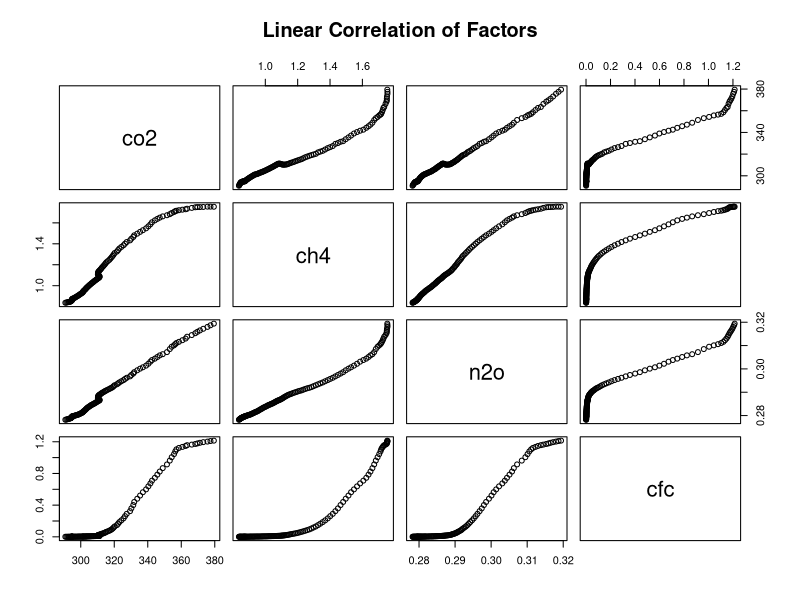
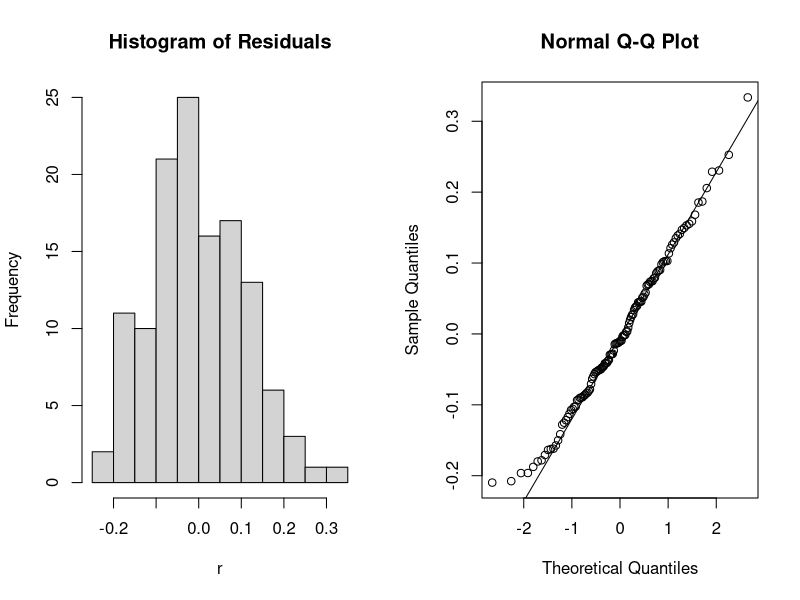
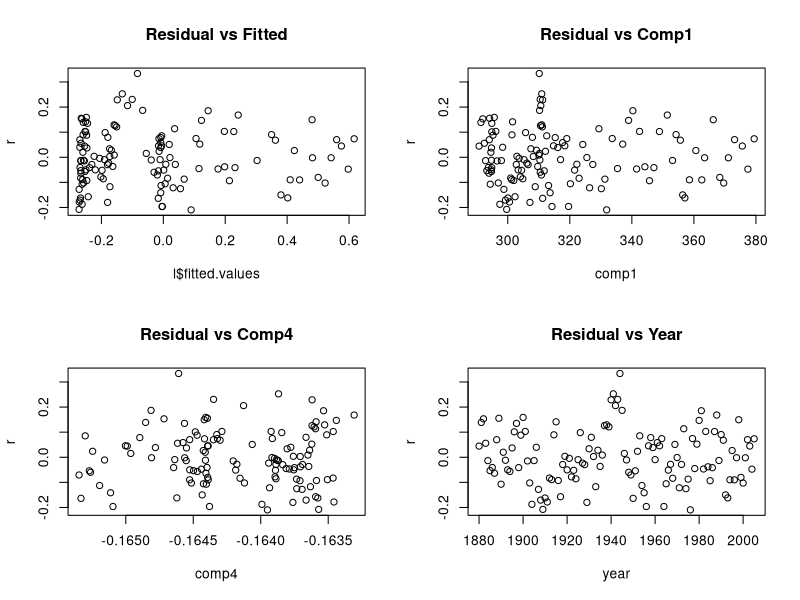
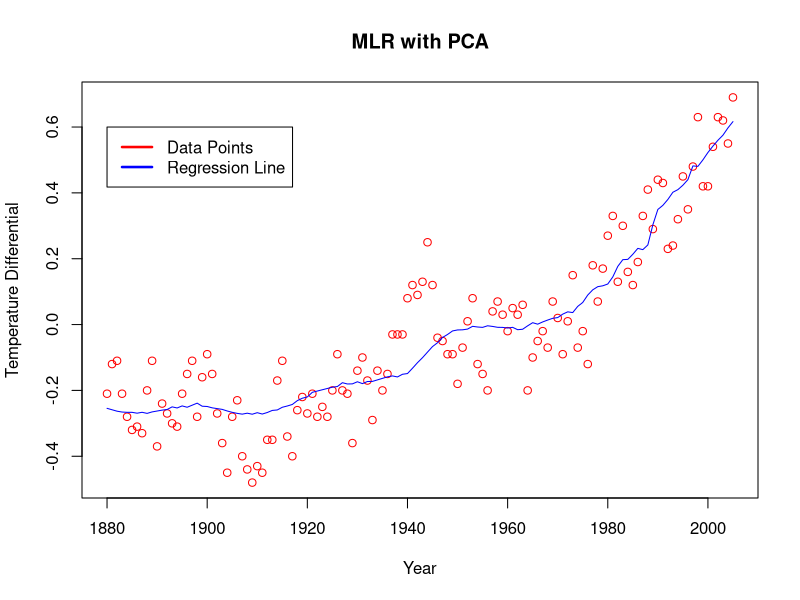
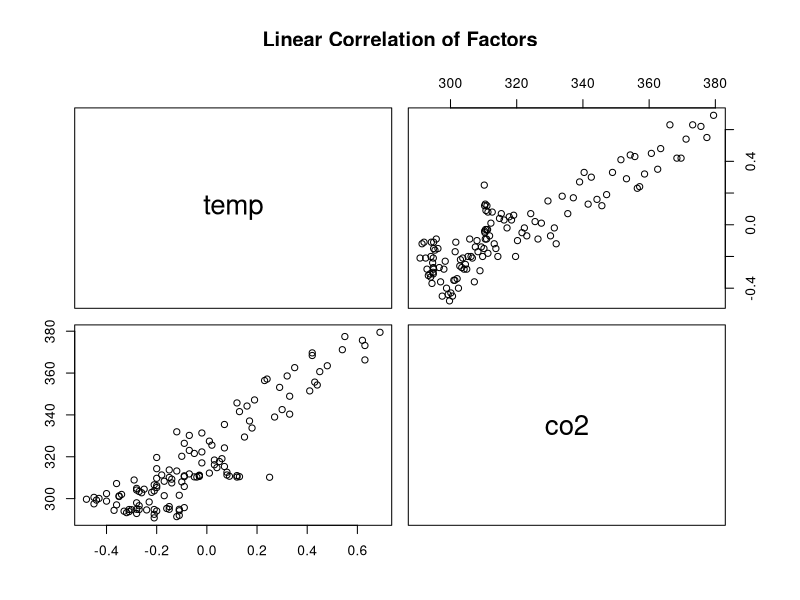
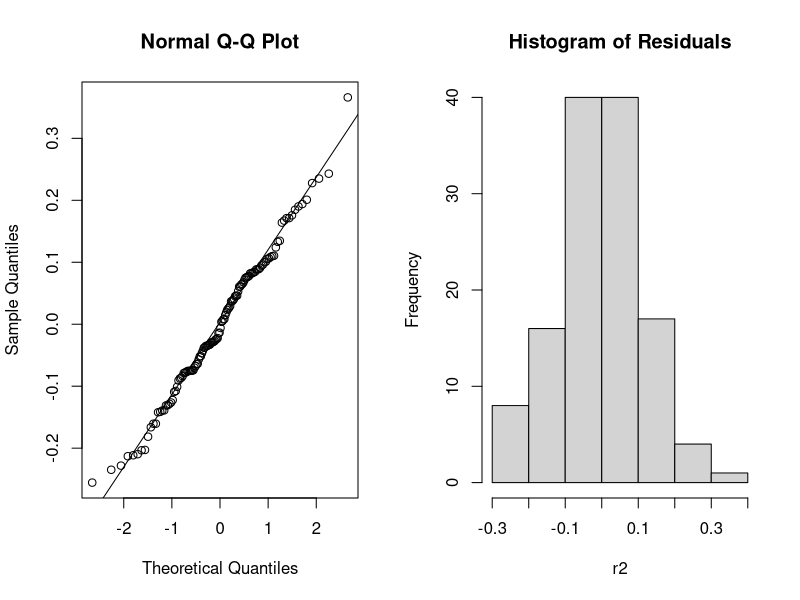
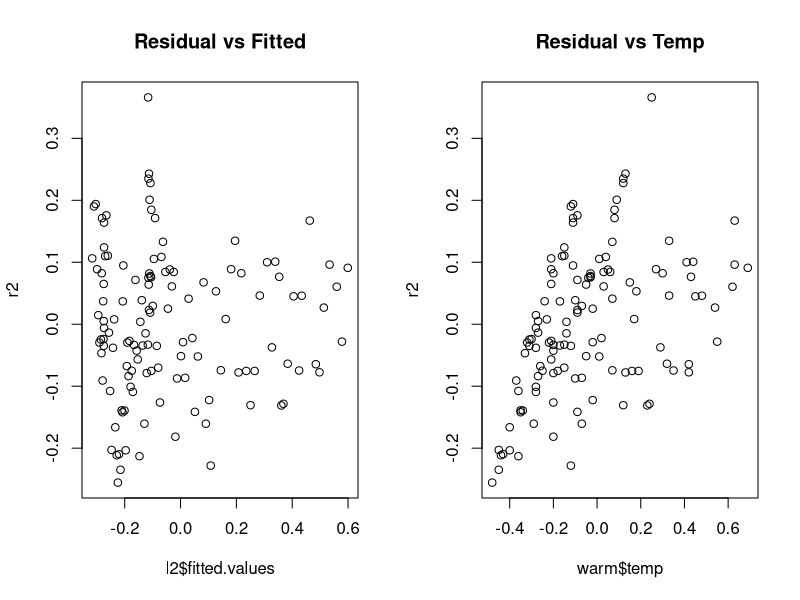
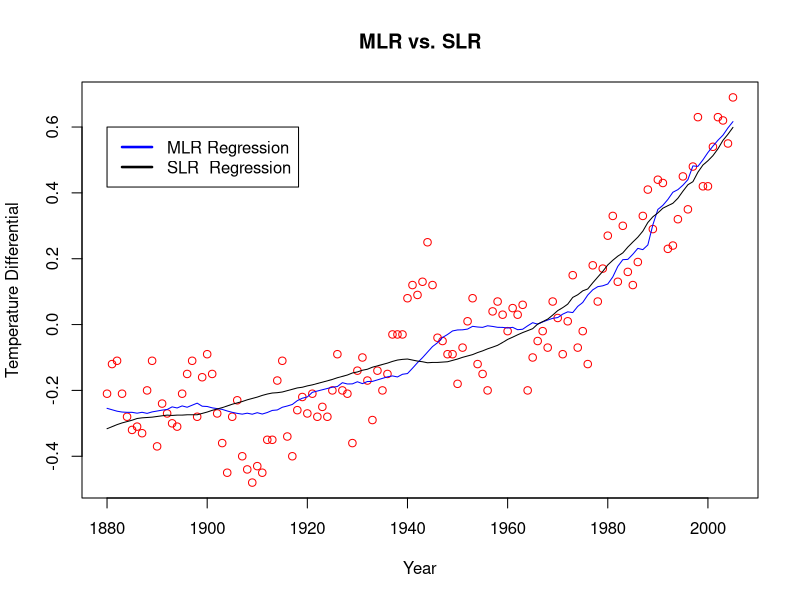

Write the R code that produced these figures, in order.
###################################################
#Part 0: Description.
#The goal of the following project is to forcast
#global temperature just a few years. 2006-2011.
#After preprocessing we will endup with
#two data frames. Data frame "warm" is composed of
#year,temp (temperature),co2 (carbon dioxide),ch4 (methane),
#n20 (dinitrogen monoxide),cfc (chlorofluorocarbon).
#from 1880 to 2005.
#Data frame "carbon" is composed of
#year,temp, and co2 from 2006 to 2011.
#In this analysis we try to predict the temperatures
#just in data frame "carbon" (6 data points).
#####################################################
#Our data comes from GISTEMP Team, 
#2016: GISS Surface Temperature Analysis 
#(GISTEMP). NASA Goddard Institute for Space Studies
#Temperature is from the Global
#Land Ocean Index. The GLOI is the deviation from the 
#thirty year average global temperature between 1951 and 1980. 
#That temperature is estimated to be 14C.
#The factor "temp" is global deviation from this value.
#i.e temp=0 => temp=14c.
#Global temperatures were computed by GISS.
#http://data.giss.nasa.gov/gistemp/graphs_v3/
#Carbon and other green house gasses were made by artic 
#ice core samples being taken and analyized.
#http://data.giss.nasa.gov/modelforce/ghgases/
#This data was interpolated and "smoothed" by GISS.
###########################################################
#This is an excersise in linear regression with
#principle compenent analysis. I also fit a polynomial on time,
#just to see what I could get to work. Overall, youll see that
#simple linear regression is probabily best.

#####################################################
#Part 1: DATA INPUT
#If you follow along with this in your own terminal,
#you need to change the working directory to wherever
#the files are kept.
setwd("/home/kenneywl/Documents/Global Warming/Estimating Temperature")
#I do very little commenting in this section because
#it is mostly just all preprocessing and getting the
#data in a usable form. (No analysis.)
######################################################
#We're off!
#global temp average 1880 to 2011
temp <- read.fwf("temp1880.txt",widths=c(5,11,11))
temp <- temp[-1,]
colnames(temp) <- c("Year","Annual.Mean","Five.Year.Mean")
temp <- data.frame(temp)

temp <- sapply(temp,FUN=function(x) trimws(x,"both"))
temp[temp=="*"] <- NA
temp <- apply(temp,MARGIN=2,FUN=function(x) as.numeric(x))

temp <- temp[-133:-137,]
rownames(temp) <- 1:132

#co2 data 1880 to 2011
co2 <- read.fwf("icecore.txt",widths=c(7,6,6,14,6,9,6,7,6,6,9))
co2 <- sapply(co2,FUN=function(x) trimws(x,"both"))
co2 <- co2[,-c(1,6,9)]
co2 <- apply(co2,MARGIN=2,FUN=function(x) as.numeric(x))
co2 <- data.frame(co2)
colnames(co2) <- c("year","co2.ppm")

co2[51:100,1:2] <- co2[1:50,3:4]
co2[101:150,1:2] <- co2[1:50,5:6]
co2[151:200,1:2] <- co2[1:50,7:8]
co2 <- co2[,-3:-8]
co2 <- co2[-(163:200),]
co2 <- co2[-1:-30,]

#ch4 1850 to 2005
ch4 <- read.fwf("ch4.txt",widths=c(5,8))
colnames(ch4) <- c("year","ch4.ppm")

#cfc's 1850 to 2005

cfc <- read.fwf("cfc.txt",widths=c(5,7))
cfc <- data.frame(cfc)
colnames(cfc) <- c("year","cfc.ppm")

#n2o 1850 to 2005
n2o <- read.fwf("n2o.txt",widths=c(5,8))
n2o <- data.frame(n2o)
colnames(n2o) <- c("year","n2o.ppm")

#temp by carbon only 1880 to 2011 in df "carbon"
carbon <- data.frame(temp[127:132,c(1,2)],co2[127:132,2])
colnames(carbon) <- c("year","temp","co2")

#combine temp+co2ppm+ch4+n2o+cfc's 1880 to 2005
warm <- data.frame(year=co2[1:126,1],temp=temp[1:126,2],
                   co2=co2[1:126,2],ch4=ch4[31:156,2],n2o=n2o[31:156,2],cfc=cfc[11:136,2])
rownames(warm) <- 1:nrow(warm)

#Available for use "warm" and "carbon".




#############################################################################
#Part 2: MLR
#We have all the green house data and temperature from 1880 to 2005 in "warm"
#and the carbon data and temperature from 2006 to 2011 in "carbon".
#We aim to use "warm" to build a model to predict the temperature in "carbon"
##############################################################################
#First lets take a look at our data:

pairs(warm[,3:6],main="Linear Correlation of Factors")

#Everything is linearly correlated!

#Our aim is to predict 2006 to 2011 temperature.
#We have the carbon data for those years, but not
#the other green house gasses.
#We want to use "warm" to predict the the temp in "carbon".
#First we'll fit a multiple linear regression (MLR).
#Problem with this data set is that all the predictors
#are correleted. Well use PCA to overcome this:

pc <- princomp(warm[,3:6])

#Nifty way to transform the points into orthogonal factors by the eigenvectors from PCA.
pc <- apply(pc$loadings[1:4,1:4],MARGIN=2,FUN=function(x)
  as.matrix(warm[,c(3,4,5,6)]) %*% as.matrix(x))
pc <- data.frame(pc)
warm_pc <- data.frame(year=warm$year,temp=warm$temp,comp1=pc$Comp.1,
                      comp2=pc$Comp.2,comp3=pc$Comp.3,comp4=pc$Comp.4)


#Fit a model with all components
#note these factors are orthoganal by PCA
#so there are no interaction terms.

l <- lm(temp~comp1+comp2+comp3+comp4,data=warm_pc)
summary(l)
anova(l)

#Comp 2 and 3 are not at all significant so we remove them and refit.

l <- lm(temp~comp1+comp4,data=warm_pc)
summary(l)
anova(l)

#Our adjusted r-squared goes up slightly, but what is important is we have a simpler model.
#Also note HOW significant comp1 and comp4 are. VERY. A pvalue of .05 is a 
#1/.05=20, 1:20 chance that the data (or more extreme) would be observed given 
#no relationship between predictors and response. A 2*10^-16 is a 1/(2*10^-16)=5*10^15, 
#a 1:5*10^15 chance we see this or more extreme.

#Model adequecy checking:
r <- resid(l)

#Normality of residuals and for outliers
#Residuals are normal enough. We may have one technical outlier.
#But it should be kept in as it doesn't affect
#the results significantly.
par(mfrow=c(1,2))
hist(r,main="Histogram of Residuals")
qqnorm(r);qqline(r)

#Just to have on the record. These are possible outliers.
warm_pc[which(cooks.distance(l)>4/nrow(warm_pc)),1]

#constant variance and independence of errors.
par(mfrow=c(2,2))
plot(r~l$fitted.values,main="Residual vs Fitted")
plot(r~comp1,data=warm_pc,main="Residual vs Comp1")
plot(r~comp4,data=warm_pc,main="Residual vs Comp4")
plot(r~year,data=warm_pc,main="Residual vs Year")

#in about 1940 there are some correlation.
#not enough to invalidate, (I'll say)
#through a little research I found that it is
#not that there was some one time event causing rapid warming,
#but that a high concentration of sulphate aerosols in the atmosphere
#countered the warming trend causing a cooling of what would have been exponential
#warming. Anyway, the deviation is not so pronounced
#as to invalidate the model. What should be done (but isn't
#in this analysis) is obtain data on sulphate aerosols
#and make them a factor in the model.


#And lets take a look at our model, plotted against time.
pred <- l$fitted.values
actual <- warm_pc$temp

par(mfrow=c(1,1))
plot(actual~warm_pc$year,col="red",main="MLR with PCA",ylab="Temperature Differential",xlab="Year")
points(pred~warm_pc$year,col="blue",type="l")
legend(1880,.6,legend=c("Data Points","Regression Line"),lwd=c(2.5,2.5),col=c("red","blue"))




#####################################################################
#Part 3: SLR 
#We will build a SLR using just co2
#####################################################################
#lets look at correlation again.
pairs(warm[,c(2,3)],main="Linear Correlation of Factors")

#These are very linearly correleted.
#lets make a fit

l2 <- lm(temp~co2,data=warm)
summary(l2)
anova(l2)

#Notice adjusted r-squared is slightly less then the MLR PCA version
#.81 compared to .83. MSE is .0137 compared to .0122.
#It appears that this model is just a hair worse then the MLR version.
#It is imporant to note that the majority of predicting power of the MLR
#version is contained just in the carbon data.

#Model adequecy checking.
r2 <- resid(l2)

#normality of residuals #check! There may be an outlier
#all the way to the right. But the Quantile
#and Shapiro Wilks test both look great.
par(mfrow=c(1,2))
qqnorm(r2);qqline(r2)
hist(r2,main="Histogram of Residuals")
shapiro.test(r2)


#Homoscedasticity. There appears to be a slight decrease
#in variance. This is proababily due to increased sensitivity
#of equipment. Independence of errors. OK.
par(mfrow=c(1,2))
plot(r2~l2$fitted.values,main="Residual vs Fitted")
plot(r2~warm$temp,main="Residual vs Temp")

#lets take a look at the model plotted alongside the MLR version.
pred <- l$fitted.values
pred2 <- l2$fitted.values
actual <- warm_pc$temp

par(mfrow=c(1,1))
plot(actual~warm_pc$year,col="red",main="MLR vs. SLR",ylab="Temperature Differential",xlab="Year")
points(pred~warm_pc$year,col="blue",type="l")
points(pred2~warm_pc$year,col="black",type="l")
legend(1880,.6,legend=c("MLR Regression","SLR  Regression"),lwd=c(2.5,2.5),col=c("blue","black"))

#It is clear to see why MLR does slightly better,
#it appears to be slightly more sensitive.


########################################################################################
#Part 4: Imputation
#Next we take a look at "carbon." This database has year,temp, and carbon from 2006 to 2011.
#Our goal is to predict those 6 data points.
#We can use the SLR directly, because we have the carbon data for those years.
#But we don't have any of the other greenhouse gasses.
#We'll try to impute them here.
#######################################################################################

#Lets get a feel for the data.
pairs(warm[,3:6])

#lets look at just the last portion of our data set:
last13 <- 114:126
pairs(warm[last13,3:6])

#Since we need to forcast only 6 points into the future,
#and the last 13 points are fairly linear with carbon,
#well do SLR against each independantly.
#the hope is here that the extra data from correlated with carbon
#gives us more information than carbon alone. Imputation only goes so far.

lch4 <- lm(ch4~co2,data=warm[last13,])
anova(lch4)

#Model adequecy checking.
r3 <- resid(lch4)
par(mfrow=c(2,2))
qqnorm(r3);qqline(r3)
hist(r3,main="Histogram of Residuals")
plot(r3~lch4$fitted.values,main="Residual vs Fitted")
plot(r3~warm[last13,3],main="Residual vs Co2")

#Everything is fine except residuals vs fitted. This will decrease our accuracy.

ln2o <- lm(n2o~co2,data=warm[last13,])
anova(ln2o)

#Model adequecy checking.
par(mfrow=c(2,2))
r4 <- resid(ln2o)
qqnorm(r4);qqline(r4)
hist(r4,main="Histogram of Residuals")
plot(r4~ln2o$fitted.values,main="Residual vs Fitted")
plot(r4~warm[last13,3],main="Residual vs Co2")

#We press on despite some devitations. (specifically residual vs. fitted and
#residual vs Co2 look bad.)

lcfc <- lm(cfc~co2,data=warm[last13,])
anova(lcfc)

#Model adequecy checking.
par(mfrow=c(2,2))
r5 <- resid(lcfc)
qqnorm(r5);qqline(r5)
hist(r5,main="Histogram of Residuals")
plot(r5~ln2o$fitted.values,main="Residual vs Fitted")
plot(r5~warm[last13,3],main="Residual vs Co2")

#We use our models to predict.

carbon$ch4 <- predict(lch4,carbon)
carbon$n2o <- predict(ln2o,carbon)
carbon$cfc <- predict(lcfc,carbon)

#We take the eignvectors from our PCA from "warm" and use them in "carbon"
#to get our corresponding compenents.

pc <- princomp(warm[,c(3,4,5,6)])
pc <- apply(pc$loadings[1:4,1:4],MARGIN=2,FUN=function(x) 
  as.matrix(carbon[,c(3,4,5,6)]) %*% as.matrix(x))
pc <- data.frame(pc)
carbon_pc <- data.frame(year=carbon$year,temp=carbon$temp,comp1=pc$Comp.1,
                        comp2=pc$Comp.2,comp3=pc$Comp.3,comp4=pc$Comp.4)

#and we have imputed our principle compenents.

#####################################################################
#Part 5: Linear Regression Testing
#Now we predict 2006 to 2011 temperature and compare.
####################################################################

mlr_predict <- predict(l,carbon_pc)
slr_predict <- predict(l2,carbon)

#MSE for both  
mlr_mse <- mean((mlr_predict-carbon$temp)^2)
slr_mse <- mean((slr_predict-carbon$temp)^2)
mlr_mse
slr_mse
#not terrible. slr is slightly better by .00115
mlr_mse-slr_mse

#lets look at the plots:
par(mfrow=c(1,1))
plot(temp~year,data=carbon,ylim=c(.5,.75),main="MLR and SLR Regression Lines")
lines(slr_predict~carbon$year,col="blue")
lines(mlr_predict~carbon$year,col="red")

legend(2006,.55,legend=c("MLR","SLR"),lwd=c(2,2),col=c("red","blue"))

#and lets look at the whole thing together ploted against year again.

all_data <- rbind(warm,carbon)
all_slr <- c(l2$fitted.values,slr_predict)
all_mlr <- c(l$fitted.values,mlr_predict)

plot(temp~year,data=all_data,main="MLR vs SLR")
points(all_slr~all_data$year,col="blue",type="l")
points(all_mlr~all_data$year,col="red",type="l")
abline(v=2005)

legend(1880,.6,legend=c("MLR","SLR"),lwd=c(2.5,2.5),col=c("red","blue"))

#The vertical line separates what was used for training and what was used to test.
#We can see that both are pretty good, SLR might be just a hair better,
#that is because we actually have the data for SLR to make the prediction.
#For MLR, we had to find a way to impute the values for the principle compentents.

#The final result is usually better the less one has to impute, that is because
#imputation is just using the data we already have to "stand in" for missing data points.
#As could be expected, actual data is more informative then no data.

#As a final note, temperature forcasting is increadably complicated, with many
#factors that come into play. These factors go way beyond this analysis.
#But it is amazing what we CAN do with simple models
#Provided we just pick out what is most important.

############################################################################
#Part 6: Polynomial regression. (Bonus section)
###########################################################################
#An interesting thing about polynomial regression is that
#you can get a better and better fit just by increasing the
#order of the polynomial,but at some point you are overfitting.
#It is also a common mantra to not extrapolate into the future
#when you do polynomial regression. Unfortunately, this is exactly
#what forecasting is. There is no way around it. The future is nebulus,
#but hopefully the past can tell us something about it.
#For the following analysis I only use time as a predictor.
############################################################################
#Lets fit a polynomial model.

p <- lm(temp~poly(year,2),data=warm)
summary(p)

#We stop at the 2nd order polynomial because the 3rd is not significant.
#We have an adjsuted r squared of .80, which is on par with the other models,
#although just a little worse. 
#Here is a plot, I put in the the confidence intervals too.
temp_year <- predict(p,all_data,interval="confidence",level=.95)
temp_year <- cbind(data.frame(year=1880:2011),temp_year)
plot(temp~year,data=all_data,main="2nd Order Polynomial Regression")
lines(fit~year,data=temp_year,col="red")
lines(lwr~year,data=temp_year,col="blue")
lines(upr~year,data=temp_year,col="blue")
abline(v=2005)

#It appears to be a little too conservative. If we eye the derivative of post 1980
#temperature change, we get a sharper incline. The high end of our confidence interval
#looks much closer to what we want. The MSE for 2005 to 2011 is:

mean((temp_year[127:132,2]-carbon[,2])^2)

#Surprisingly, MSE for these points is about equal to the SLR case with carbon only.
#Take a look at the zoomed in graph of SLR and Poly.

par(mfrow=c(1,1))
plot(temp~year,data=carbon,ylim=c(.5,.75),main="SLR and Polynomial Regression Lines")
lines(slr_predict~carbon$year,col="blue")
lines(fit~year,data=temp_year[127:132,],col="green")
legend(2006,.55,legend=c("SLR","Poly"),lwd=c(2,2),col=c("blue","green"))

#Model adequecy (quick version):
par(mfrow=c(1,2))
hist(resid(p),main="Histogram of Residuals")
plot(resid(p)~fitted(p),main="Residuals vs Fitted")

#Just like linear regressinon, it doesn't do a good job at passing Residual vs Fitted.

#############################################################################################
#All told, the real lesson here is that a simple analysis goes far. We might be able to
#estimate global cooling with an indicator variable pre 1940 and post 1940, assuming the actual
#numerical values of sulphate aerosols are not procurable.

